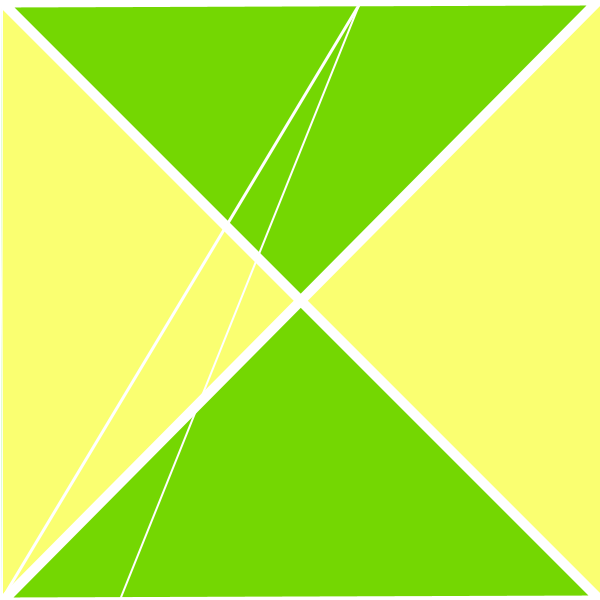
Frame 1 (no input)
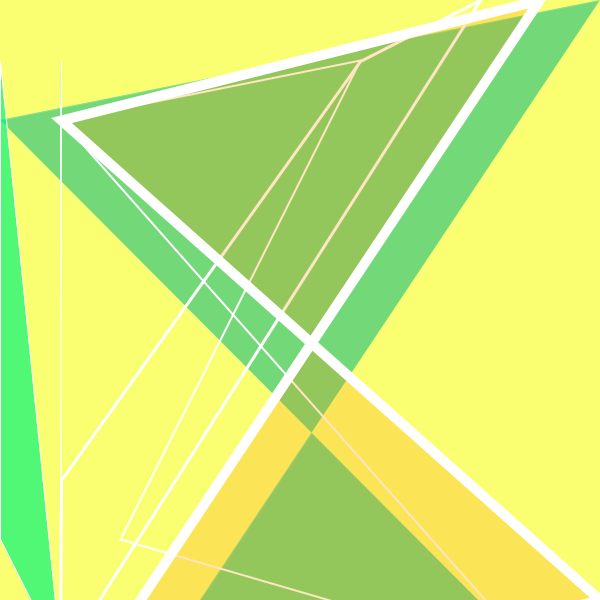
Frame 60 (the mouse pressed at the canvas centre just before this capture)
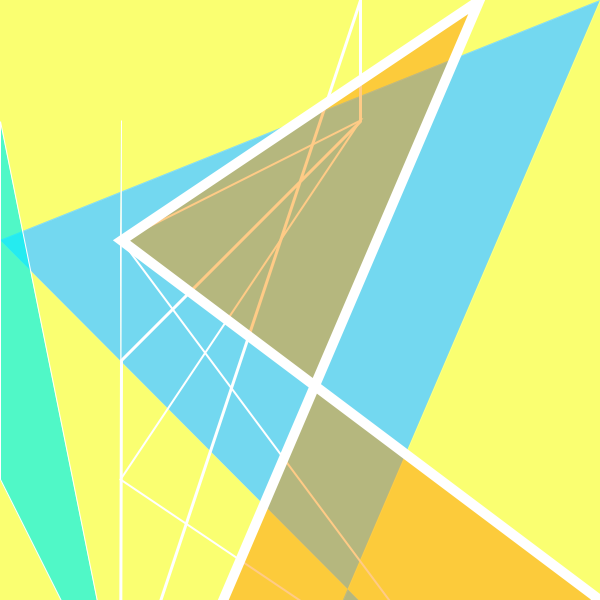
Frame 120 (the mouse held since frame 60 and released just before this capture)

The Processing sketch that drew these frames (run headless with seeded random() and noise(); from frame 60 on, the mouse is pressed at the canvas centre):

// Processing sketch: processing_153092
// ── processing_153092.pde


// Konkuk University 


 // Department of Dynamic Media 


 // SOS iDesign 


 // Name: SHIN seo i 


 // ID: 201420084


    


int x = 1; 


int y = 0; 


int x2 = 0; 


int y2 = 0; 


 int xSpeed = 1; 


 int xSpeed2 = 0; 


 int ySpeed = 2; 


 int ySpeed2 = 1; 


void setup() { 


  size(600,600); 


  smooth(); 


} 


void draw() { 


  background(#FAFF71); 


   x = x + xSpeed; 


   y = y + ySpeed; 


   x2 = x2 + xSpeed2; 


   y2 = y2 + ySpeed2; 


  if ((x > width/2) || (x < -1)) { 


    xSpeed = xSpeed * -1; 


  } 


    if ((y > height/2) || (y < 0)) { 


    ySpeed = ySpeed * -1; 


  } 


    if ((x2 > width/2) || (x2 < 0)) { 


    xSpeed2 = xSpeed2 * -1; 


  } 


    if ((y2 > height/2) || (y2 < 0)) { 


    ySpeed2 = ySpeed2 * -1; 


  } 


  stroke(255); 


  strokeWeight(0); 


    


  fill(115,216,y,255); 


  quad(x2,y,width-x2,x2,y,height+y,width-x,width+x); 


  strokeWeight(1); 


  fill(x2,245,y,173); 


  quad(x2,y,x2,width-x,x,height+y2,x2,x); 


  strokeWeight(1); 


  fill(x,240  ,y2,238); 


  quad(x,y2,y2,width-x2,x,width+x,y2,y); 


  strokeWeight(2); 


  fill(y2,244,x,0); 


  quad(x,y,width-x,width+x,height*0.2,width-x,width*0.6,y2); 


  strokeWeight(3); 


  fill(x,50,y,0); 


  quad(height-y,x2,y2,width+x,x,height-y,height*0.6,x); 


  strokeWeight(10); 


  fill(255,145,0,x); 


  quad(x,y,width-x,x2,y2,height+y,width-x2,width+x2); 


} 
